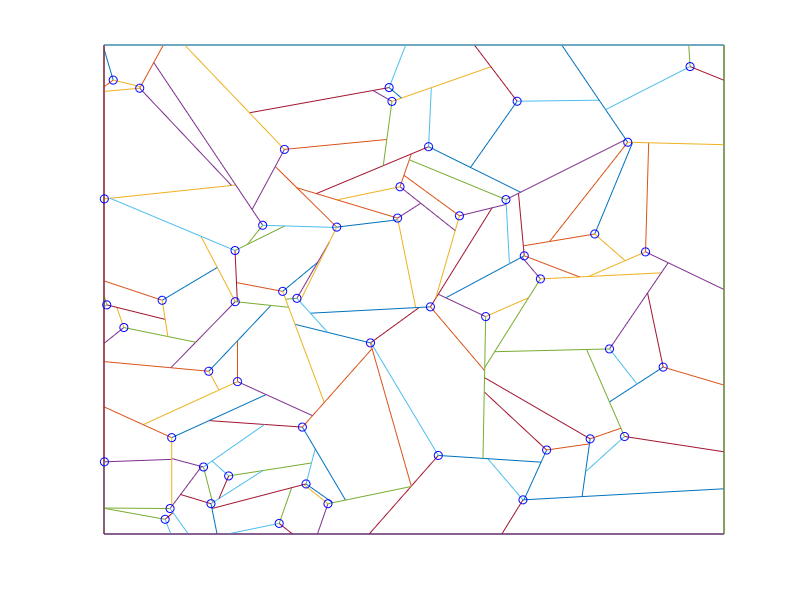

Recreate this plot in MATLAB.
%drawCrackPattern : dessine un motif de fissures
%
%
%   ---------
%
%   author : David Legland 
%   INRA - TPV URPOI - BIA IMASTE
%   created the 15/08/2005.


%% Initialisations

% clean up
clear all;
close all;

% size of window
window = [0 100 0 100];

% box as polygon
box = [0 0;100 0;100 100;0 100];

% points density
lambda = .005;


%% compute diagram

% number of points
Np = round((window(2)-window(1))*(window(4)-window(3)) * lambda);

% points coordinate
x = rand(Np, 1)*(window(2)-window(1)) + window(1);
y = rand(Np, 1)*(window(4)-window(3)) + window(3);
points = [x y];

% random angles 
angles = rand(Np, 1)*pi;
angles = mod([angles angles+2*pi/3 angles+4*pi/3], 2*pi);

% compute crack pattern
edges = crackPattern2(box, points, angles);


%% Draw Result

% create figure
figure(1); clf;
axis(window);hold on;

% draw diagram
drawEdge(edges);
drawPoint(points, 'bo');

% clean up window
set(gca, 'box', 'on');
set(gca, 'xtick', []);
set(gca, 'ytick', []);


